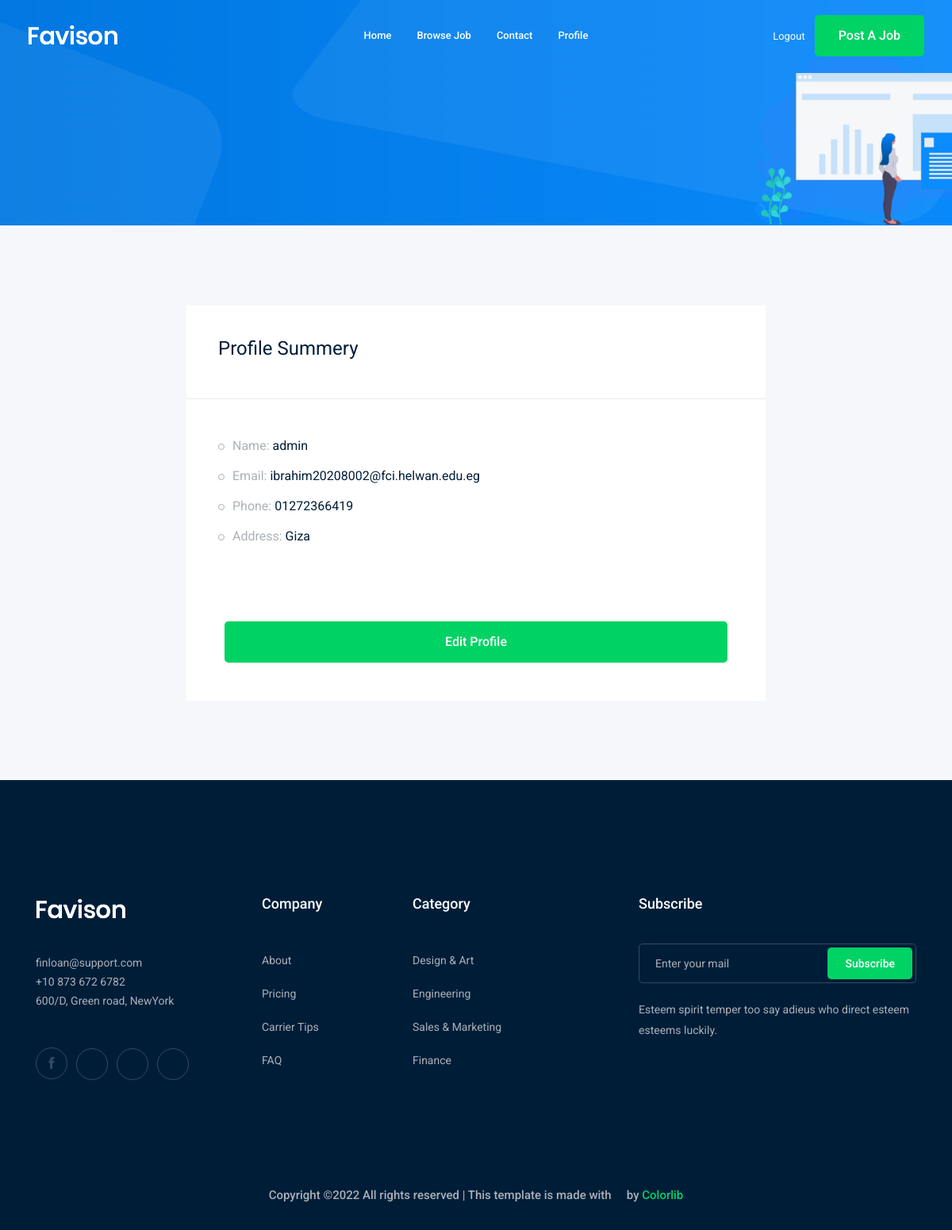
/accounts/profile/ (signed in), run on the app's committed database.
### accounts/models.py (models this page shows)
class Profile(models.Model):
    user = models.OneToOneField(User, on_delete=models.CASCADE)
    city= models.ForeignKey("City", verbose_name=("user_city"), on_delete=models.CASCADE,blank=True, null=True)
    phone_number =models.CharField(max_length=15)
    image=models.ImageField(upload_to='profile/')
    def __str__(self) :
        return str(self.user)

class City (models.Model):
    name = models.CharField(max_length = 30)
    def __str__(self) :
        return str(self.name)

### accounts/views.py (the view)
# urls.py: path('profile/',views.profile,name = 'profile'),
@login_required
def profile(request):
    profile =Profile.objects.get(user=request.user)
    context={'profile':profile}
    return render(request , 'accounts/profile.html',context)

### accounts/templates/accounts/profile.html (shortened to what this page needs)
{% extends 'base.html'%}
{% load bootstrap4 %}
    {% block body %}
    <div class="bradcam_area bradcam_bg_1">
        <div class="container">
            <div class="row">
                <div class="col-xl-12">
                </div>
            </div>
        </div>
    </div>
    <div class="job_details_area">
        <div class="container">
            <div class="row">
                <div class="col-lg-8 mx-auto">
                    <div class="job_sumary ">
                        <div class="summery_header">
                            <h3>Profile Summery</h3>
                        </div>
                        <div class="job_content">
                            <ul>
                                <li>Name: <span>{{profile}}</span></li>
                                <li>Email: <span>{{profile.user.email}}</span></li>
                                <li>Phone: <span>{{profile.phone_number}}</span></li>
                                <li>Address: <span>{{profile.city}}</span></li>
                            </ul>
                        </div>
                        <div class="p-5">
                            <a class="boxed-btn3 w-100" href="{% url 'accounts:profile_edit' %}">Edit profile</a>
                        </div>
                    </div>
                </div>
            </div>
        </div>
    </div>
    {% endblock body %}

### data on the page
Profile: user.username "admin", user.email "ibrahim20208002@fci.helwan.edu.eg", phone_number "01272366419", city "Giza"
